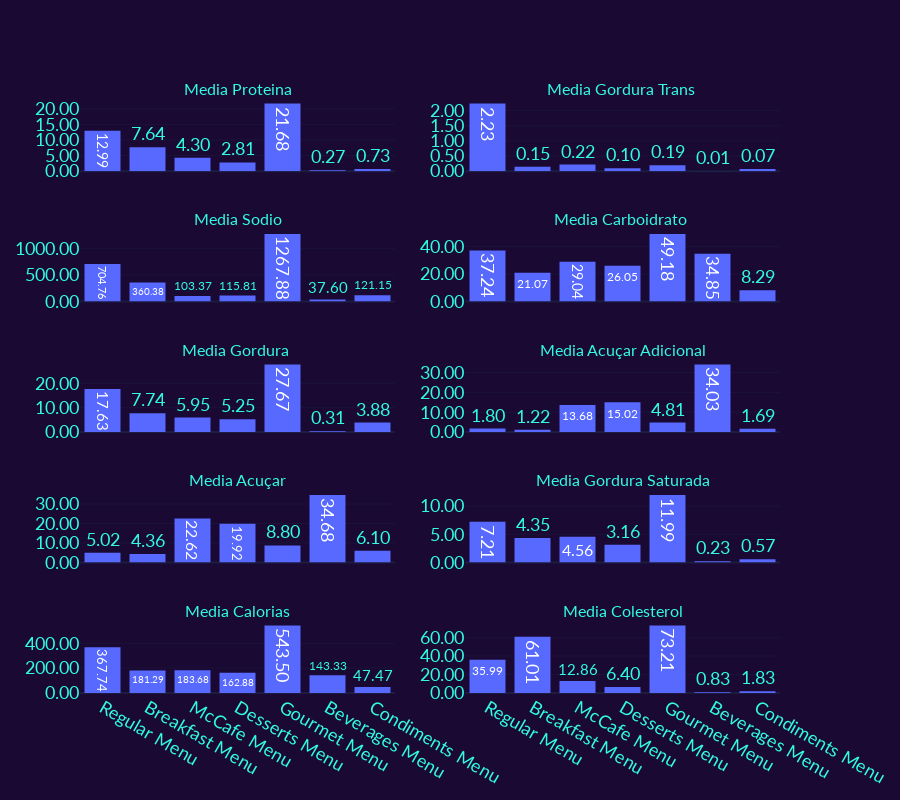

This figure's notebook cell:
### Code cell
grafico04('Energy (kCal)','Protein (g)','Sodium (mg)', 'Total fat (g)','Total Sugars (g)',
          'Cholesterols (mg)','Trans fat (g)','Total carbohydrate (g)','Added Sugars (g)','Sat Fat (g)',
            'Media Proteina','Media Gordura Trans ','Media Sodio','Media Carboidrato ','Media Gordura ',
            'Media Acuçar Adicional','Media Acuçar','Media Gordura Saturada','Media Calorias','Media Colesterol',)

### Figure 1 — Plotly figure (JSON) as saved in the notebook; plotly's stock layout.template omitted (floating-point values rounded to 4 significant figures; data arrays with more than 128 entries replaced by an {"elided": "..."} marker saying what was removed)
{"data": [{"alignmentgroup": "True", "bingroup": "x", "histfunc": "avg", "hovertemplate": "Menu Category=%{x}<br>avg of Energy (kCal)=%{y}<extra></extra>", "legendgroup": "", "marker": {"color": "#5769fe", "pattern": {"shape": ""}}, "name": "", "offsetgroup": "", "orientation": "v", "showlegend": false, "texttemplate": "%{value}", "type": "histogram", "x": {"elided": "141 str values"}, "xaxis": "x9", "y": {"elided": "141 float values"}, "yaxis": "y9"}, {"alignmentgroup": "True", "bingroup": "x", "histfunc": "avg", "hovertemplate": "Menu Category=%{x}<br>avg of Protein (g)=%{y}<extra></extra>", "legendgroup": "", "marker": {"color": "#5769fe", "pattern": {"shape": ""}}, "name": "", "offsetgroup": "", "orientation": "v", "showlegend": false, "texttemplate": "%{value}", "type": "histogram", "x": {"elided": "141 str values"}, "xaxis": "x", "y": {"elided": "141 float values"}, "yaxis": "y"}, {"alignmentgroup": "True", "bingroup": "x", "histfunc": "avg", "hovertemplate": "Menu Category=%{x}<br>avg of Sodium (mg)=%{y}<extra></extra>", "legendgroup": "", "marker": {"color": "#5769fe", "pattern": {"shape": ""}}, "name": "", "offsetgroup": "", "orientation": "v", "showlegend": false, "texttemplate": "%{value}", "type": "histogram", "x": {"elided": "141 str values"}, "xaxis": "x3", "y": {"elided": "141 float values"}, "yaxis": "y3"}, {"alignmentgroup": "True", "bingroup": "x", "histfunc": "avg", "hovertemplate": "Menu Category=%{x}<br>avg of Total fat (g)=%{y}<extra></extra>", "legendgroup": "", "marker": {"color": "#5769fe", "pattern": {"shape": ""}}, "name": "", "offsetgroup": "", "orientation": "v", "showlegend": false, "texttemplate": "%{value}", "type": "histogram", "x": {"elided": "141 str values"}, "xaxis": "x5", "y": {"elided": "141 float values"}, "yaxis": "y5"}, {"alignmentgroup": "True", "bingroup": "x", "histfunc": "avg", "hovertemplate": "Menu Category=%{x}<br>avg of Total Sugars (g)=%{y}<extra></extra>", "legendgroup": "", "marker": {"color": "#5769fe", "pattern": {"shape": ""}}, "name": "", "offsetgroup": "", "orientation": "v", "showlegend": false, "texttemplate": "%{value}", "type": "histogram", "x": {"elided": "141 str values"}, "xaxis": "x7", "y": {"elided": "141 float values"}, "yaxis": "y7"}, {"alignmentgroup": "True", "bingroup": "x", "histfunc": "avg", "hovertemplate": "Menu Category=%{x}<br>avg of Cholesterols (mg)=%{y}<extra></extra>", "legendgroup": "", "marker": {"color": "#5769fe", "pattern": {"shape": ""}}, "name": "", "offsetgroup": "", "orientation": "v", "showlegend": false, "texttemplate": "%{value}", "type": "histogram", "x": {"elided": "141 str values"}, "xaxis": "x10", "y": {"elided": "141 float values"}, "yaxis": "y10"}, {"alignmentgroup": "True", "bingroup": "x", "histfunc": "avg", "hovertemplate": "Menu Category=%{x}<br>avg of Trans fat (g)=%{y}<extra></extra>", "legendgroup": "", "marker": {"color": "#5769fe", "pattern": {"shape": ""}}, "name": "", "offsetgroup": "", "orientation": "v", "showlegend": false, "texttemplate": "%{value}", "type": "histogram", "x": {"elided": "141 str values"}, "xaxis": "x2", "y": {"elided": "141 float values"}, "yaxis": "y2"}, {"alignmentgroup": "True", "bingroup": "x", "histfunc": "avg", "hovertemplate": "Menu Category=%{x}<br>avg of Total carbohydrate (g)=%{y}<extra></extra>", "legendgroup": "", "marker": {"color": "#5769fe", "pattern": {"shape": ""}}, "name": "", "offsetgroup": "", "orientation": "v", "showlegend": false, "texttemplate": "%{value}", "type": "histogram", "x": {"elided": "141 str values"}, "xaxis": "x4", "y": {"elided": "141 float values"}, "yaxis": "y4"}, {"alignmentgroup": "True", "bingroup": "x", "histfunc": "avg", "hovertemplate": "Menu Category=%{x}<br>avg of Added Sugars (g)=%{y}<extra></extra>", "legendgroup": "", "marker": {"color": "#5769fe", "pattern": {"shape": ""}}, "name": "", "offsetgroup": "", "orientation": "v", "showlegend": false, "texttemplate": "%{value}", "type": "histogram", "x": {"elided": "141 str values"}, "xaxis": "x6", "y": {"elided": "141 float values"}, "yaxis": "y6"}, {"alignmentgroup": "True", "bingroup": "x", "histfunc": "avg", "hovertemplate": "Menu Category=%{x}<br>avg of Sat Fat (g)=%{y}<extra></extra>", "legendgroup": "", "marker": {"color": "#5769fe", "pattern": {"shape": ""}}, "name": "", "offsetgroup": "", "orientation": "v", "showlegend": false, "texttemplate": "%{value}", "type": "histogram", "x": {"elided": "141 str values"}, "xaxis": "x8", "y": {"elided": "141 float values"}, "yaxis": "y8"}], "layout": {"annotations": [{"font": {"size": 16}, "showarrow": false, "text": "Media Proteina", "x": 0.225, "xanchor": "center", "xref": "paper", "y": 1, "yanchor": "bottom", "yref": "paper"}, {"font": {"size": 16}, "showarrow": false, "text": "Media Gordura Trans ", "x": 0.775, "xanchor": "center", "xref": "paper", "y": 1, "yanchor": "bottom", "yref": "paper"}, {"font": {"size": 16}, "showarrow": false, "text": "Media Sodio", "x": 0.225, "xanchor": "center", "xref": "paper", "y": 0.78, "yanchor": "bottom", "yref": "paper"}, {"font": {"size": 16}, "showarrow": false, "text": "Media Carboidrato ", "x": 0.775, "xanchor": "center", "xref": "paper", "y": 0.78, "yanchor": "bottom", "yref": "paper"}, {"font": {"size": 16}, "showarrow": false, "text": "Media Gordura ", "x": 0.225, "xanchor": "center", "xref": "paper", "y": 0.56, "yanchor": "bottom", "yref": "paper"}, {"font": {"size": 16}, "showarrow": false, "text": "Media Acuçar Adicional", "x": 0.775, "xanchor": "center", "xref": "paper", "y": 0.56, "yanchor": "bottom", "yref": "paper"}, {"font": {"size": 16}, "showarrow": false, "text": "Media Acuçar", "x": 0.225, "xanchor": "center", "xref": "paper", "y": 0.34, "yanchor": "bottom", "yref": "paper"}, {"font": {"size": 16}, "showarrow": false, "text": "Media Gordura Saturada", "x": 0.775, "xanchor": "center", "xref": "paper", "y": 0.34, "yanchor": "bottom", "yref": "paper"}, {"font": {"size": 16}, "showarrow": false, "text": "Media Calorias", "x": 0.225, "xanchor": "center", "xref": "paper", "y": 0.12, "yanchor": "bottom", "yref": "paper"}, {"font": {"size": 16}, "showarrow": false, "text": "Media Colesterol", "x": 0.775, "xanchor": "center", "xref": "paper", "y": 0.12, "yanchor": "bottom", "yref": "paper"}], "font": {"size": 18}, "height": 800, "xaxis": {"anchor": "y", "domain": [0, 0.45]}, "xaxis10": {"anchor": "y10", "domain": [0.55, 1], "matches": "x9"}, "xaxis2": {"anchor": "y2", "domain": [0.55, 1], "matches": "x"}, "xaxis3": {"anchor": "y3", "domain": [0, 0.45]}, "xaxis4": {"anchor": "y4", "domain": [0.55, 1], "matches": "x3"}, "xaxis5": {"anchor": "y5", "domain": [0, 0.45]}, "xaxis6": {"anchor": "y6", "domain": [0.55, 1], "matches": "x5"}, "xaxis7": {"anchor": "y7", "domain": [0, 0.45]}, "xaxis8": {"anchor": "y8", "domain": [0.55, 1], "matches": "x7"}, "xaxis9": {"anchor": "y9", "domain": [0, 0.45]}, "yaxis": {"anchor": "x", "domain": [0.88, 1], "tickformat": ".2f"}, "yaxis10": {"anchor": "x10", "domain": [0, 0.12], "tickformat": ".2f"}, "yaxis2": {"anchor": "x2", "domain": [0.88, 1], "tickformat": ".2f"}, "yaxis3": {"anchor": "x3", "domain": [0.66, 0.78], "tickformat": ".2f"}, "yaxis4": {"anchor": "x4", "domain": [0.66, 0.78], "tickformat": ".2f"}, "yaxis5": {"anchor": "x5", "domain": [0.44, 0.56], "tickformat": ".2f"}, "yaxis6": {"anchor": "x6", "domain": [0.44, 0.56], "tickformat": ".2f"}, "yaxis7": {"anchor": "x7", "domain": [0.22, 0.34], "tickformat": ".2f"}, "yaxis8": {"anchor": "x8", "domain": [0.22, 0.34], "tickformat": ".2f"}, "yaxis9": {"anchor": "x9", "domain": [0, 0.12], "tickformat": ".2f"}}}
